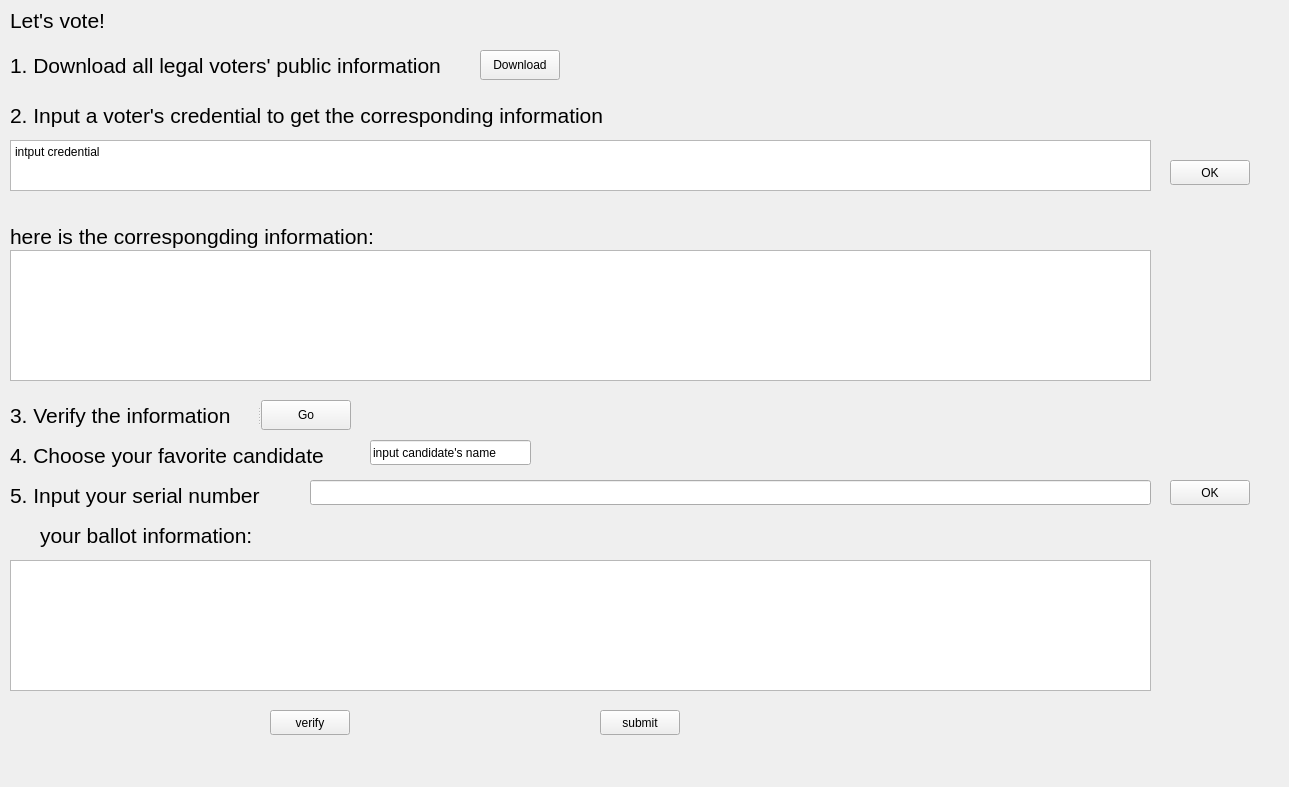
<?xml version="1.0" encoding="UTF-8"?>
<ui version="4.0">
 <class>eVoting</class>
 <widget class="QWidget" name="eVoting">
  <property name="geometry">
   <rect>
    <x>0</x>
    <y>0</y>
    <width>1289</width>
    <height>787</height>
   </rect>
  </property>
  <property name="windowTitle">
   <string>eVoting</string>
  </property>
  <widget class="QLabel" name="label_3">
   <property name="geometry">
    <rect>
     <x>10</x>
     <y>10</y>
     <width>121</width>
     <height>21</height>
    </rect>
   </property>
   <property name="font">
    <font>
     <pointsize>16</pointsize>
    </font>
   </property>
   <property name="text">
    <string>Let's vote!</string>
   </property>
  </widget>
  <widget class="QLabel" name="label_6">
   <property name="geometry">
    <rect>
     <x>10</x>
     <y>220</y>
     <width>411</width>
     <height>32</height>
    </rect>
   </property>
   <property name="font">
    <font>
     <pointsize>16</pointsize>
    </font>
   </property>
   <property name="text">
    <string>here is the correspongding information:</string>
   </property>
  </widget>
  <widget class="QLabel" name="label_8">
   <property name="geometry">
    <rect>
     <x>10</x>
     <y>50</y>
     <width>471</width>
     <height>30</height>
    </rect>
   </property>
   <property name="font">
    <font>
     <pointsize>16</pointsize>
    </font>
   </property>
   <property name="text">
    <string>1. Download all legal voters' public information</string>
   </property>
  </widget>
  <widget class="QPushButton" name="pushButton_2">
   <property name="geometry">
    <rect>
     <x>480</x>
     <y>50</y>
     <width>80</width>
     <height>30</height>
    </rect>
   </property>
   <property name="text">
    <string>Download</string>
   </property>
  </widget>
  <widget class="QLabel" name="label_9">
   <property name="geometry">
    <rect>
     <x>10</x>
     <y>100</y>
     <width>801</width>
     <height>30</height>
    </rect>
   </property>
   <property name="font">
    <font>
     <pointsize>16</pointsize>
    </font>
   </property>
   <property name="text">
    <string>2. Input a voter's credential to get the corresponding information</string>
   </property>
  </widget>
  <widget class="QTextEdit" name="textEdit">
   <property name="geometry">
    <rect>
     <x>10</x>
     <y>140</y>
     <width>1141</width>
     <height>51</height>
    </rect>
   </property>
   <property name="html">
    <string>&lt;!DOCTYPE HTML PUBLIC &quot;-//W3C//DTD HTML 4.0//EN&quot; &quot;http://www.w3.org/TR/REC-html40/strict.dtd&quot;&gt;
&lt;html&gt;&lt;head&gt;&lt;meta name=&quot;qrichtext&quot; content=&quot;1&quot; /&gt;&lt;style type=&quot;text/css&quot;&gt;
p, li { white-space: pre-wrap; }
&lt;/style&gt;&lt;/head&gt;&lt;body style=&quot; font-family:'Noto Sans'; font-size:9pt; font-weight:400; font-style:normal;&quot;&gt;
&lt;p style=&quot; margin-top:0px; margin-bottom:0px; margin-left:0px; margin-right:0px; -qt-block-indent:0; text-indent:0px;&quot;&gt;intput credential&lt;/p&gt;&lt;/body&gt;&lt;/html&gt;</string>
   </property>
  </widget>
  <widget class="QPushButton" name="pushButton_3">
   <property name="geometry">
    <rect>
     <x>1170</x>
     <y>160</y>
     <width>80</width>
     <height>25</height>
    </rect>
   </property>
   <property name="text">
    <string>OK</string>
   </property>
  </widget>
  <widget class="QPlainTextEdit" name="plainTextEdit">
   <property name="geometry">
    <rect>
     <x>10</x>
     <y>250</y>
     <width>1141</width>
     <height>131</height>
    </rect>
   </property>
  </widget>
  <widget class="QLineEdit" name="lineEdit">
   <property name="geometry">
    <rect>
     <x>370</x>
     <y>440</y>
     <width>161</width>
     <height>25</height>
    </rect>
   </property>
   <property name="text">
    <string>input candidate's name</string>
   </property>
  </widget>
  <widget class="QLabel" name="label_7">
   <property name="geometry">
    <rect>
     <x>10</x>
     <y>480</y>
     <width>341</width>
     <height>30</height>
    </rect>
   </property>
   <property name="font">
    <font>
     <pointsize>16</pointsize>
    </font>
   </property>
   <property name="text">
    <string>5. Input your serial number</string>
   </property>
  </widget>
  <widget class="QLineEdit" name="lineEdit_2">
   <property name="geometry">
    <rect>
     <x>310</x>
     <y>480</y>
     <width>841</width>
     <height>25</height>
    </rect>
   </property>
   <property name="text">
    <string/>
   </property>
  </widget>
  <widget class="QPushButton" name="pushButton_4">
   <property name="geometry">
    <rect>
     <x>1170</x>
     <y>480</y>
     <width>80</width>
     <height>25</height>
    </rect>
   </property>
   <property name="text">
    <string>OK</string>
   </property>
  </widget>
  <widget class="QLabel" name="label_10">
   <property name="geometry">
    <rect>
     <x>40</x>
     <y>520</y>
     <width>341</width>
     <height>30</height>
    </rect>
   </property>
   <property name="font">
    <font>
     <pointsize>16</pointsize>
    </font>
   </property>
   <property name="text">
    <string>your ballot information:</string>
   </property>
  </widget>
  <widget class="QPlainTextEdit" name="plainTextEdit_2">
   <property name="geometry">
    <rect>
     <x>10</x>
     <y>560</y>
     <width>1141</width>
     <height>131</height>
    </rect>
   </property>
  </widget>
  <widget class="QPushButton" name="pushButton_5">
   <property name="geometry">
    <rect>
     <x>270</x>
     <y>710</y>
     <width>80</width>
     <height>25</height>
    </rect>
   </property>
   <property name="text">
    <string>verify</string>
   </property>
  </widget>
  <widget class="QPushButton" name="pushButton_6">
   <property name="geometry">
    <rect>
     <x>600</x>
     <y>710</y>
     <width>80</width>
     <height>25</height>
    </rect>
   </property>
   <property name="text">
    <string>submit</string>
   </property>
  </widget>
  <widget class="QSplitter" name="splitter">
   <property name="geometry">
    <rect>
     <x>10</x>
     <y>400</y>
     <width>341</width>
     <height>30</height>
    </rect>
   </property>
   <property name="orientation">
    <enum>Qt::Horizontal</enum>
   </property>
   <widget class="QLabel" name="label_4">
    <property name="font">
     <font>
      <pointsize>16</pointsize>
     </font>
    </property>
    <property name="text">
     <string>3. Verify the information</string>
    </property>
   </widget>
   <widget class="QPushButton" name="pushButton">
    <property name="text">
     <string>Go</string>
    </property>
   </widget>
  </widget>
  <widget class="QLabel" name="label_5">
   <property name="geometry">
    <rect>
     <x>10</x>
     <y>440</y>
     <width>341</width>
     <height>30</height>
    </rect>
   </property>
   <property name="font">
    <font>
     <pointsize>16</pointsize>
    </font>
   </property>
   <property name="text">
    <string>4. Choose your favorite candidate</string>
   </property>
  </widget>
 </widget>
 <layoutdefault spacing="6" margin="11"/>
 <resources/>
 <connections/>
</ui>
